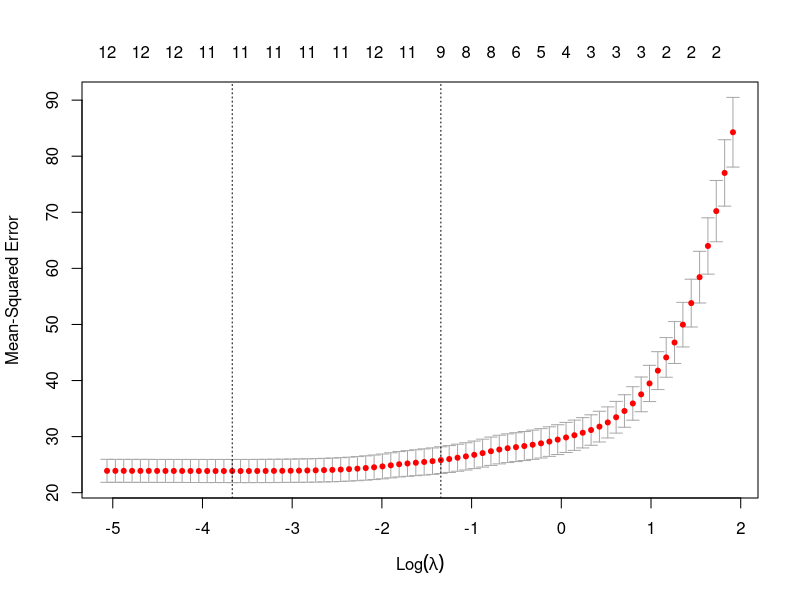
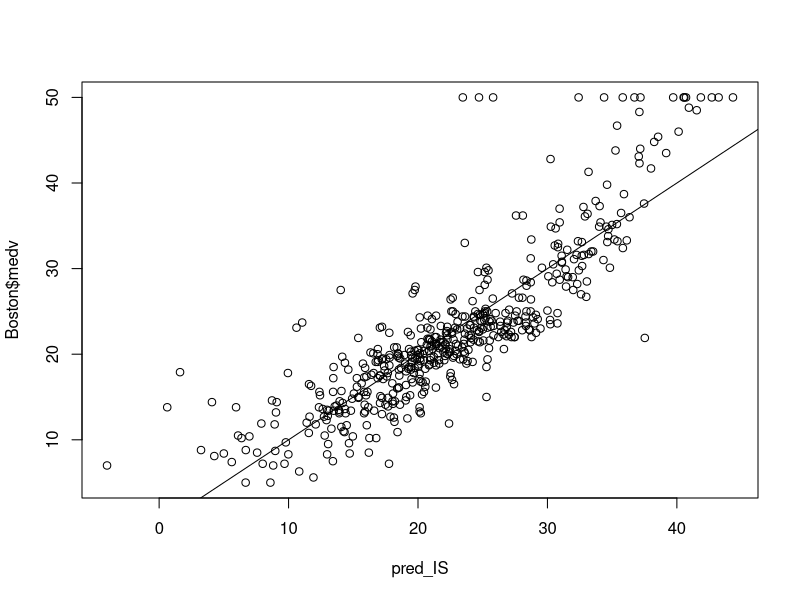
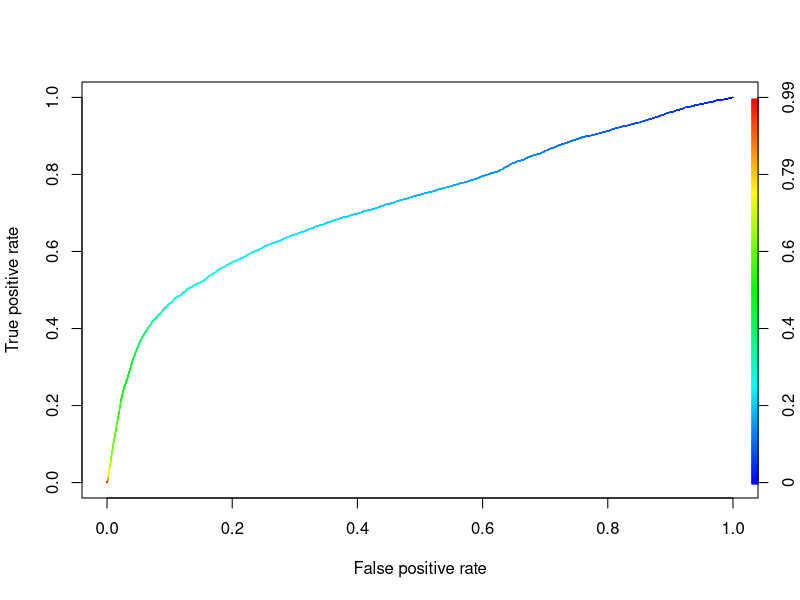
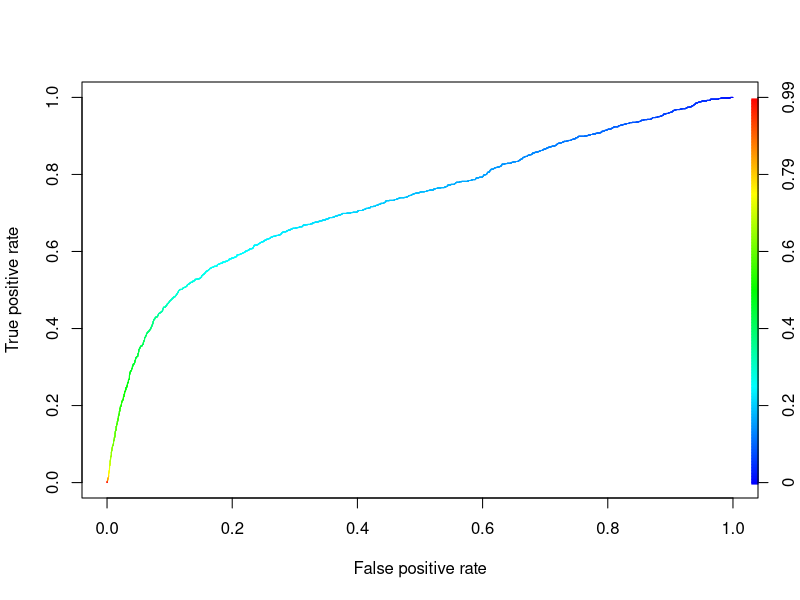

Source code (R) for these figures, in order:
## ---- chunk 1
library(MASS) 
data(Boston) 
library(boot) 
model_full = glm(medv ~ ., data = Boston) 
model_2var <- glm(medv ~ indus + rm,
                  data = Boston) 
# 10 fold CV
cv.glm(data = Boston,
       glmfit = model_full,
       K = 10)$delta[2] 
cv.glm(data = Boston,
       glmfit = model_2var,
       K = 10)$delta[2]
## ---- chunk 2
MAE_cost <- function(y, yhat){ 
  return(mean(abs(y - yhat)))
} 
cv.glm(data = Boston, 
       glmfit = model_full, 
       cost = MAE_cost, 
       K = 10)$delta[2] 
cv.glm(data = Boston,         
       glmfit = model_2var,
       cost = MAE_cost,
       K = 10)$delta[2]
## ---- chunk 3
MSE_cost <- function(y, yhat){ 
  return(mean((y - yhat)^2))
} 
cv.glm(data = Boston, 
       glmfit = model_full, 
       cost = MSE_cost, 
       K = 10)$delta[2] 
cv.glm(data = Boston,         
       glmfit = model_2var,
       cost = MSE_cost,
       K = 10)$delta[2]
## ---- chunk 4
cv.glm(data = Boston,
       glmfit = model_full,
       K = nrow(Boston))$delta[2] 
cv.glm(data = Boston,
       glmfit = model_2var,
       K = nrow(Boston))$delta[2]
## ---- chunk 5
#install.packages("glmnet") 
library(glmnet) 
lasso_fit  <- glmnet(x = as.matrix(Boston[, names(Boston)!='medv']),
                     y = Boston$medv,
                     alpha = 1) 
#use 10-fold cross validation to pick lambda 
cv_lasso_fit = cv.glmnet(x = as.matrix(Boston[, names(Boston)!='medv']),
                         y = Boston$medv,
                         alpha = 1,
                         nfolds = 10) 
plot(cv_lasso_fit) 
cv_lasso_fit$lambda.min 
coef(lasso_fit, s = cv_lasso_fit$lambda.min) 
pred_IS <- predict(lasso_fit,
                   as.matrix(Boston[, names(Boston)!='medv']),
                   s = cv_lasso_fit$lambda.min)
plot(pred_IS, Boston$medv)
abline(a = 0, b = 1)
MSE_cost(pred_IS, Boston$medv)
MAE_cost(pred_IS, Boston$medv)
## ---- chunk 6
library(tidyverse)
credit = read_csv("data/credit_default.csv")
credit$SEX = as.factor(credit$SEX)
credit$EDUCATION = as.factor(credit$EDUCATION)
credit$MARRIAGE = as.factor(credit$MARRIAGE)
index <- sample(nrow(credit),nrow(credit)*0.80)
credit_train = credit[index,]
credit_test = credit[-index,]
credit_glm_train = glm(default ~ ., 
                       family=binomial, 
                       data=credit_train)
summary(credit_glm_train)
## ---- chunk 7
prob_train = predict(credit_glm_train, type="response")
table(credit_train$default, 
      (prob_train > 0.9)*1, 
      dnn = c("Truth","Predicted"))
table(credit_train$default, 
      (prob_train > 0.5)*1, 
      dnn = c("Truth","Predicted"))
table(credit_train$default, 
      (prob_train > 0.2)*1, 
      dnn = c("Truth","Predicted"))
table(credit_train$default, 
      (prob_train > 0.0001)*1, 
      dnn = c("Truth","Predicted"))
cost1 <- function(r, pi, pcut = 1/2){
  mean(((r==0)&(pi>pcut)) | ((r==1)&(pi<pcut)))
}
cost2 <- function(r, pi, pcut=1/6){
  weight1 <- 5
  weight0 <- 1
  c1 <- (r==1)&(pi<pcut) 
  #logical vector - true if actual 1 but predict 0
  c0 <-(r==0)&(pi>pcut) 
  #logical vector - true if actual 0 but predict 1
  return(mean(weight1*c1+weight0*c0))
}
cost1(r = credit_train$default, pi = prob_train, pcut=1/2)
cost2(r = credit_train$default, pi = prob_train, pcut=1/6)
## ---- chunk 8
prob_train = predict(credit_glm_train, 
                     type = "response")
#install.packages('ROCR')
library(ROCR)
pred <- prediction(prob_train,
                   credit_train$default)
perf <- performance(pred, "tpr", "fpr")
plot(perf, colorize=TRUE)
unlist(slot(performance(pred, "auc"), "y.values"))
## ---- chunk 9
prob_test<- predict(credit_glm_train, 
                    newdata = credit_test, 
                    type="response")
library(ROCR)
pred <- prediction(prob_test, credit_test$default)
perf <- performance(pred, "tpr", "fpr")
plot(perf, colorize=TRUE)
unlist(slot(performance(pred, "auc"), "y.values"))
## ---- chunk 10
pcut <- 0.5

#Symmetric cost, equivalently pcut=1/2
sym_cost <- function(r, pi, pcut=1/2){
  mean(((r==0)&(pi>pcut)) | ((r==1)&(pi<pcut)))
}

#Asymmetric cost, pcut=1/(5+1) for 5:1 ratio
asym_cost  <- function(obs, pred.p){
  # define the weight for "true=1 but pred=0" (FN)
  weight1 <- 5   
  # define the weight for "true=0 but pred=1" (FP)
  weight0 <- 1    
  pcut <- 1/(1+weight1/weight0)
  # logical vector for "true=1 but pred=0" (FN)
  c1 <- (obs==1)&(pred.p < pcut)    
  #logical vector for "true=0 but pred=1" (FP)
  c0 <- (obs==0)&(pred.p >= pcut)   
  # misclassification with weight
  cost <- mean(weight1*c1 + weight0*c0)  
  # you have to return to a value when you write R functions
  return(cost) 
} # end 

#AUC as cost
AUC_cost = function(obs, pred.p){
  pred <- prediction(pred.p, obs)
  perf <- performance(pred, "tpr", "fpr")
  cost =unlist(slot(performance(pred, "auc"), 
                    "y.values"))
  return(cost)
} 

library(boot)
credit_glm <- glm(default~. , 
                  family = binomial, 
                  data = credit);  

# symmetric misclassification error rate as cost 
cv_result  <- cv.glm(data = credit, 
                     glmfit = credit_glm, 
                     cost = sym_cost, 
                     K=10) 
cv_result$delta[2] 

# asymmetric misclassification error rate 5:1 as cost 
cv_result  <- cv.glm(data = credit, 
                     glmfit = credit_glm, 
                     cost = asym_cost, 
                     K=10) 
cv_result$delta[2] 

# AUC as the cost
library(ROCR)
cv_result1  <- cv.glm(data = credit, 
                      glmfit = credit_glm, 
                      cost = AUC_cost, 
                      K=10) 
cv_result1$delta[2] #AUC as cost
